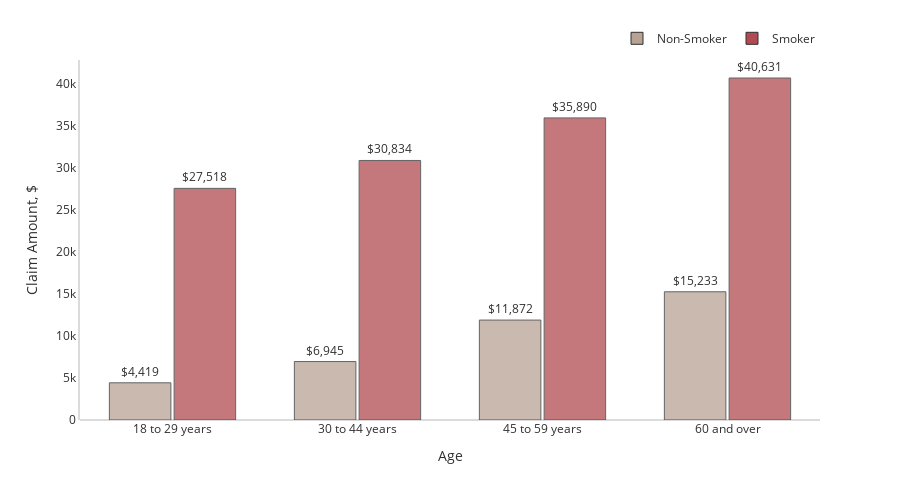

The notebook cell saved with this chart:
### Markdown cell above
Средняя сумма претензий некурящих составляет около 7300 долларов, что значительно ниже, чем средняя сумма претензий курильщиков, составляющая более 34 000 долларов. Распределение расходов на страхование между группами также заметно отличается. Для некурящих распределение смещено вправо, в то время как суммы претензий для курильщиков имеют большую вариабельность с более широким разбросом в таблице и бимодальным распределением с пиками около 20 000 и 40 000 долларов.

### Code cell
plot_df = ins.copy()
plot_df["Age_Group"]=['18 to 29 years' if i<30 else '30 to 44 years' if (i>=30)&(i<45) else 
                      '45 to 59 years' if (i>=45)&(i<60) else '60 and over' for i in ins['age']]
plot_df = plot_df.groupby(['Age_Group','smoker'])['charges'].mean()
plot_df = plot_df.rename('charges').reset_index().sort_values('smoker', ascending=True)
fig = px.bar(plot_df, x='Age_Group', y='charges', color='smoker', height=500, text='charges', 
             opacity=0.75, barmode='group', color_discrete_sequence=['#B7A294','#B14B51'],
             title="")
fig.update_traces(texttemplate='$%{text:,.0f}', textposition='outside', 
                  marker_line=dict(width=1, color='#303030'))
fig.update_layout(font_color="#303030",bargroupgap=0.05, bargap=0.3, 
                  legend=dict(orientation="h", yanchor="bottom", y=1.02, xanchor="right", x=1, title=""),
                  xaxis=dict(title='Age',showgrid=False), 
                  yaxis=dict(title='Claim Amount, $', showgrid=False,zerolinecolor='#DBDBDB',
                             showline=True, linecolor='#DBDBDB', linewidth=2))
fig.show()

### Figure 1 — Plotly figure (JSON) as saved in the notebook; plotly's stock layout.template omitted (floating-point values rounded to 4 significant figures)
{"data": [{"alignmentgroup": "True", "hovertemplate": "smoker=Non-Smoker<br>Age_Group=%{x}<br>charges=%{text}<extra></extra>", "legendgroup": "Non-Smoker", "marker": {"color": "#B7A294", "line": {"color": "#303030", "width": 1}, "opacity": 0.75, "pattern": {"shape": ""}}, "name": "Non-Smoker", "offsetgroup": "Non-Smoker", "orientation": "v", "showlegend": true, "text": [4419.0, 6945.0, 11870.0, 15230.0], "textposition": "outside", "texttemplate": "$%{text:,.0f}", "type": "bar", "x": ["18 to 29 years", "30 to 44 years", "45 to 59 years", "60 and over"], "xaxis": "x", "y": [4419.0, 6945.0, 11870.0, 15230.0], "yaxis": "y"}, {"alignmentgroup": "True", "hovertemplate": "smoker=Smoker<br>Age_Group=%{x}<br>charges=%{text}<extra></extra>", "legendgroup": "Smoker", "marker": {"color": "#B14B51", "line": {"color": "#303030", "width": 1}, "opacity": 0.75, "pattern": {"shape": ""}}, "name": "Smoker", "offsetgroup": "Smoker", "orientation": "v", "showlegend": true, "text": [27520.0, 30830.0, 35890.0, 40630.0], "textposition": "outside", "texttemplate": "$%{text:,.0f}", "type": "bar", "x": ["18 to 29 years", "30 to 44 years", "45 to 59 years", "60 and over"], "xaxis": "x", "y": [27520.0, 30830.0, 35890.0, 40630.0], "yaxis": "y"}], "layout": {"bargap": 0.3, "bargroupgap": 0.05, "barmode": "group", "font": {"color": "#303030"}, "height": 500, "legend": {"orientation": "h", "title": {"text": ""}, "tracegroupgap": 0, "x": 1, "xanchor": "right", "y": 1.02, "yanchor": "bottom"}, "margin": {"t": 60}, "xaxis": {"anchor": "y", "domain": [0, 1], "showgrid": false, "title": {"text": "Age"}}, "yaxis": {"anchor": "x", "domain": [0, 1], "linecolor": "#DBDBDB", "linewidth": 2, "showgrid": false, "showline": true, "title": {"text": "Claim Amount, $"}, "zerolinecolor": "#DBDBDB"}}}
